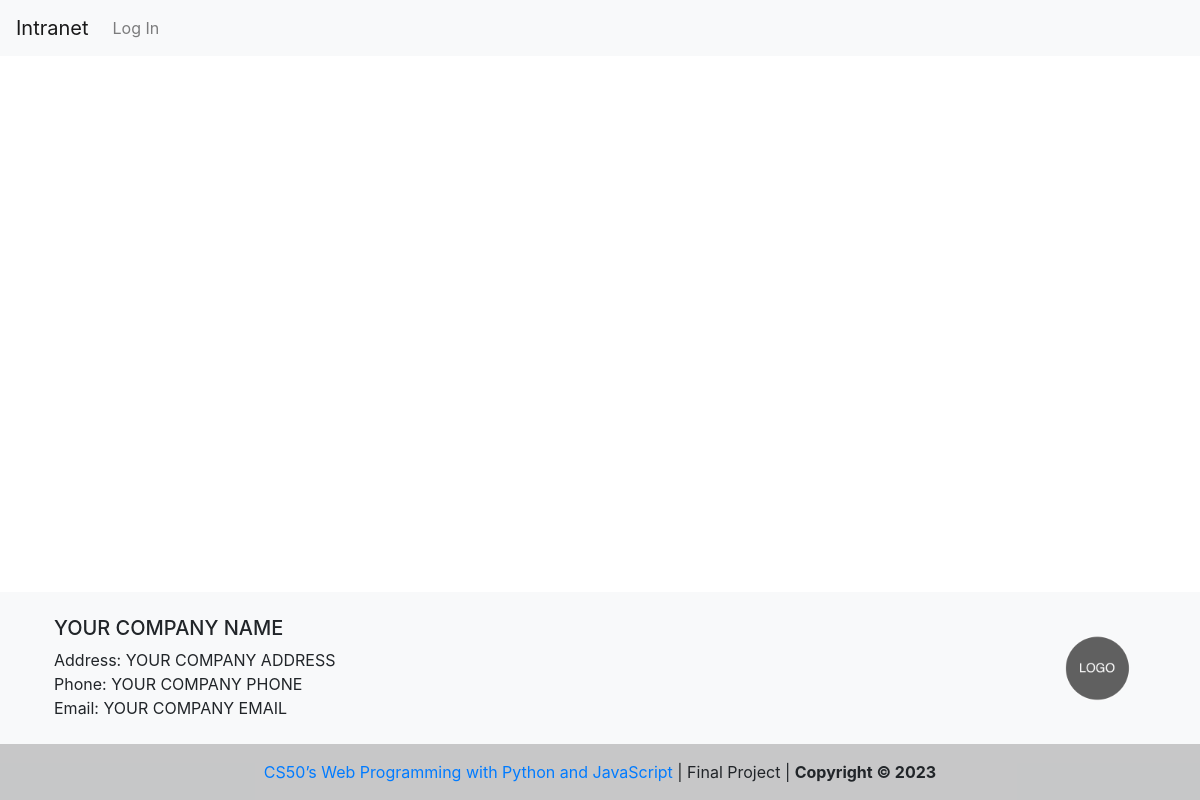
The page / on the database its author committed.
### capstone/models.py (models this page shows)
class Footer(models.Model):
    company_name = models.CharField(max_length=255)
    company_address = models.CharField(max_length=255)
    company_phone = models.CharField(max_length=20)
    company_email = models.EmailField(default="")
    company_avatar = models.ImageField(upload_to="company_logo/")

### capstone/views.py (the view)
# urls.py: path("", views.index, name="index"),
def index(request, unknown_path=None):
    return render(request, "capstone/index.html")

### capstone/context_processors.py (called while the page is built)
def footer_processor(request):
    footer = Footer.objects.first()
    return {
        "company_name": footer.company_name,
        "company_address": footer.company_address,
        "company_phone": footer.company_phone,
        "company_email": footer.company_email,
        "company_avatar": footer.company_avatar,
    }

### capstone/templates/capstone/index.html (shortened to what this page needs)
{% extends "capstone/layout.html" %}

### capstone/templates/capstone/footer.html
<footer class="bg-light text-lg-start mt-5">
  <div class="container p-4">
    <div class="row">
      <div class="col-lg-6 col-md-12 mb-4 mb-md-0">
        <h5 class="text-uppercase">{{ company_name }}</h5>
        <div>
          <p class="m-0">Address: {{ company_address }}</p>
          <p class="m-0">Phone: {{ company_phone }}</p>
          <p class="m-0">Email: {{ company_email }}</p>
        </div>
      </div>
      <div
        class="col-lg-6 col-md-12 mb-4 mb-md-0 d-flex justify-content-end align-items-center"
      >
      <img src="{{ company_avatar.url|default:'/media/company_logo/logo-placeholder-image.png'}}" alt="{{company_name}} Logo" class="rounded-circle" style="height: 6rem; width: 6rem; object-fit: cover" />
      </div>
    </div>
  </div>
  <div class="text-center p-3 footer">
    <a href="https://cs50.harvard.edu/web/2020/" class="text-decoration-none" target="blank" rel="noopener noreferrer">CS50’s Web Programming with Python and JavaScript</a> | Final Project |
    <b>Copyright © 2023</b>
  </div>
</footer>

### capstone/static/capstone/styles.css (style rules this page uses)
:root { --border-color: #80bdff; --box-shadow: 0 0 0 0.2rem rgba(0, 123, 255, 0.25); }
body { display: flex; min-height: 100vh; flex-direction: column; }
.footer { background-color: rgba(0, 0, 0, 0.2); }

### rows shown on the page
Footer: company_name "YOUR COMPANY NAME", company_address "YOUR COMPANY ADDRESS", company_phone "YOUR COMPANY PHONE", company_email "YOUR COMPANY EMAIL"
